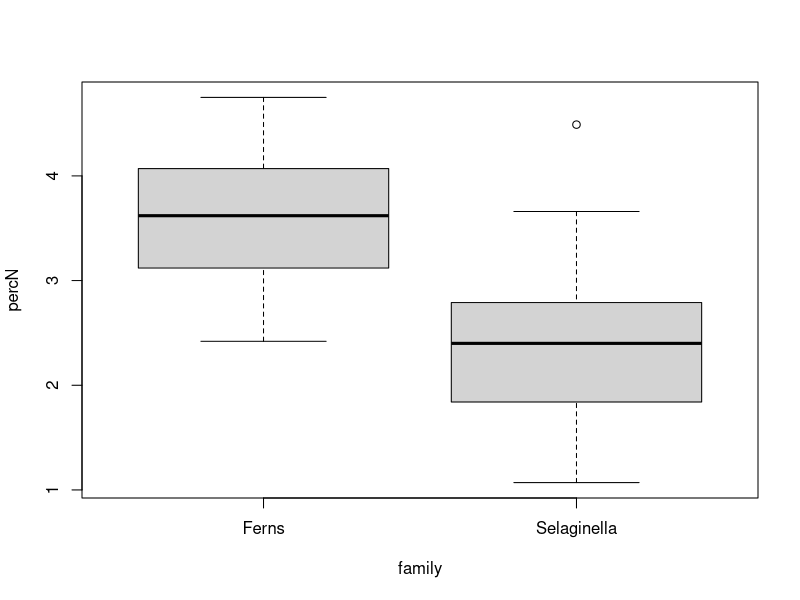
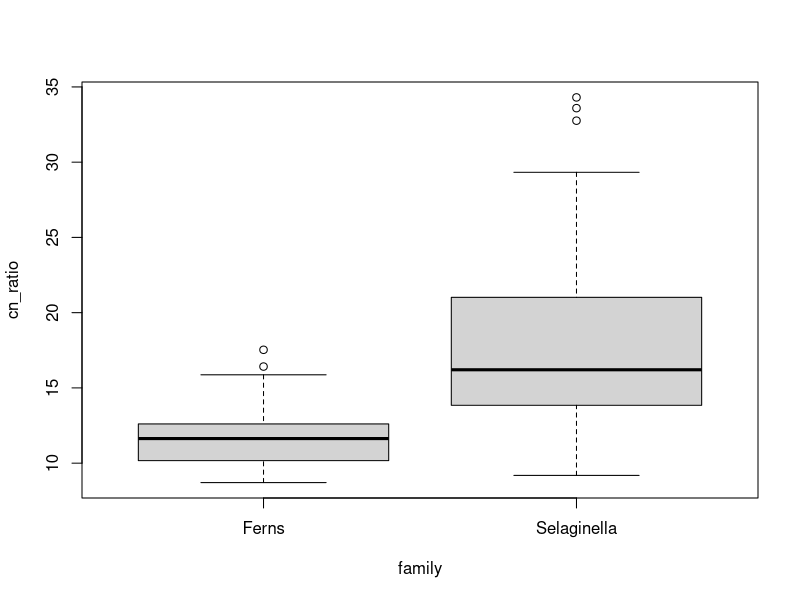
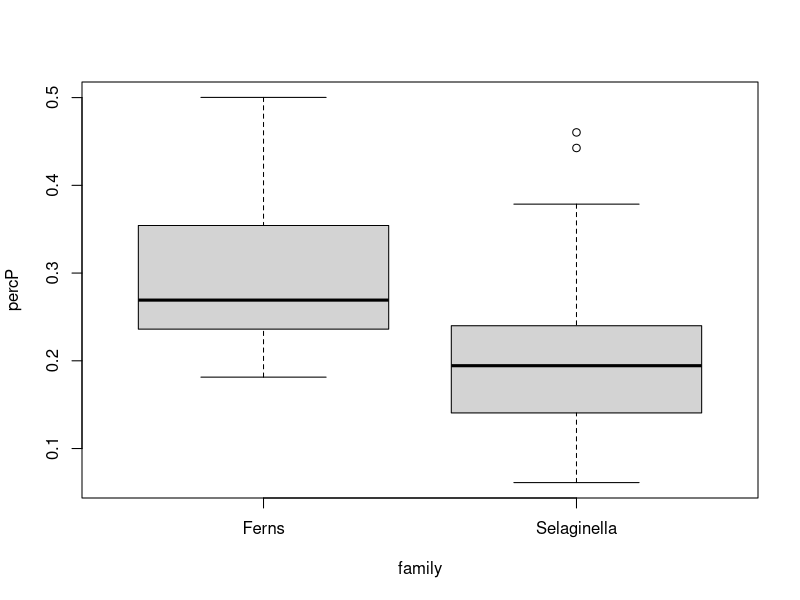
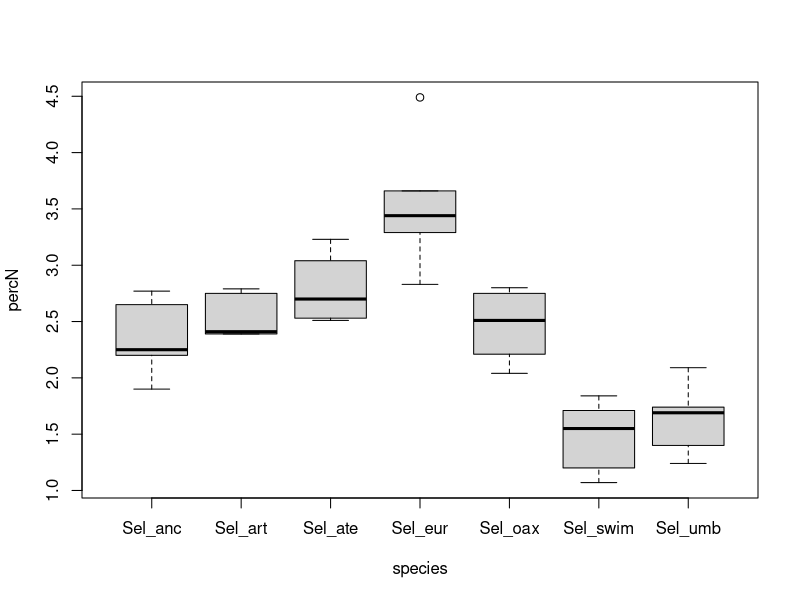
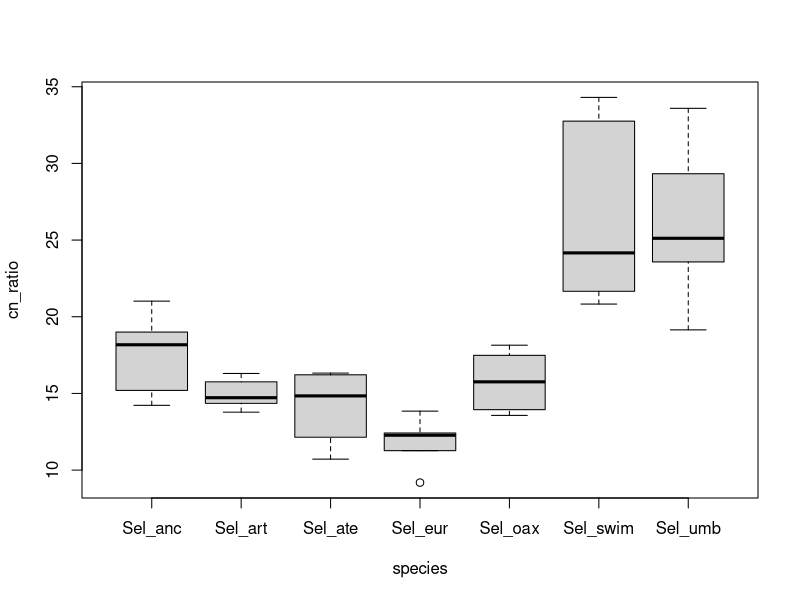
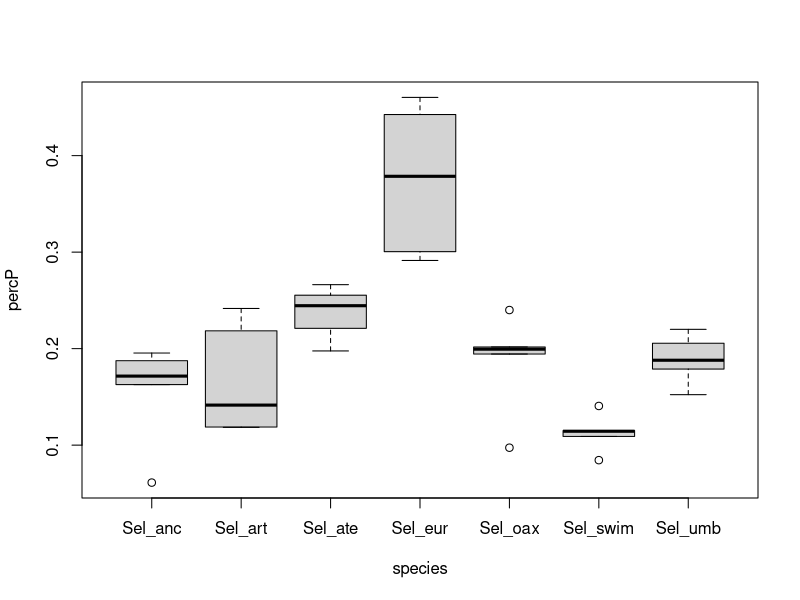

Generate these figures, in order, with R: (Note: this script raises an error after producing the figures.)
##this script looks at leaf chemistry

chem <- read.csv("raw_data/leaf_chemistry.csv")

boxplot(percN ~ family, data=chem)
boxplot(cn_ratio ~ family, data=chem)
boxplot(percP ~ family, data=chem)
#selaginella has lower N and P with higher CNration than ferns on average

sela <- droplevels(chem[chem$family=="Selaginella",])
boxplot(percN ~ species, data=sela)
boxplot(cn_ratio ~ species, data=sela)
boxplot(percP ~ species, data=sela)
#there are some distinct differences in leaf chem within selaginella
#can we see if this is due to habitat?


photo_chem$A_mass <- with(photo_chem, Photo*sla*1000) #amax on a mass basis on nanomoles